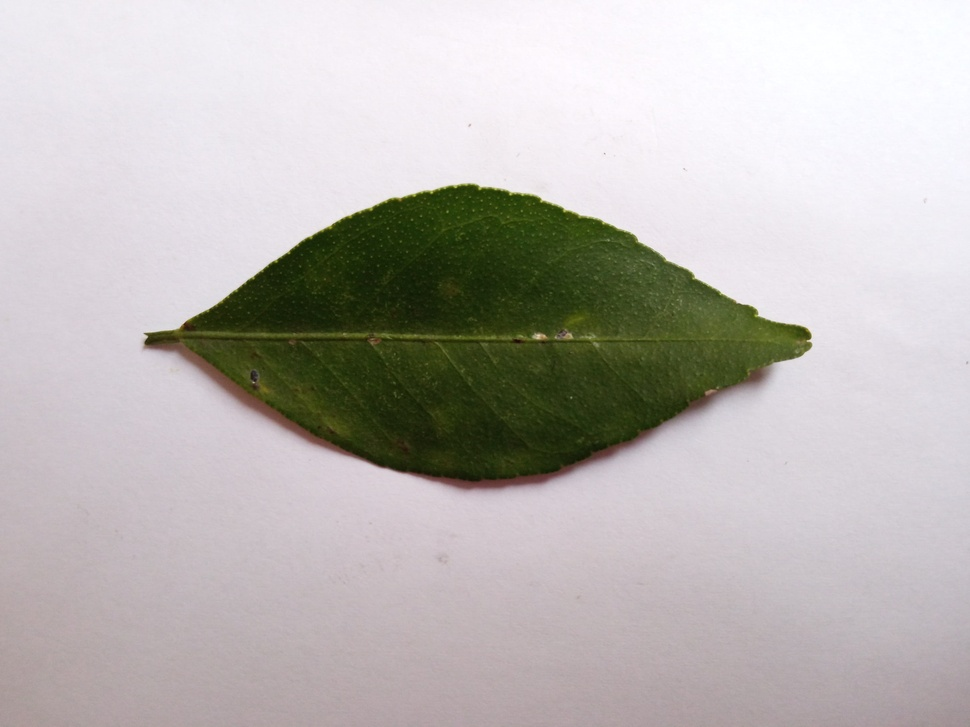
%> input picture TUBES PCD/jeruk5.jpg, 970 x 727 px, shrunk from 4160 x 3120 before the run
$ octave traindata.m   (GNU Octave 9; MATLAB toolbox functions it lacks are replaced by stand-ins)
%> lines starting %> are read from the running program, lines starting %| are printed output that depends on the picture
a1 = imread('jeruk5.jpg');
%> a1 is the input picture: size 727x970x3 uint8; mean R, G, B 188, 183.9, 181.2
a2 = imread('jeruk2.jpg');
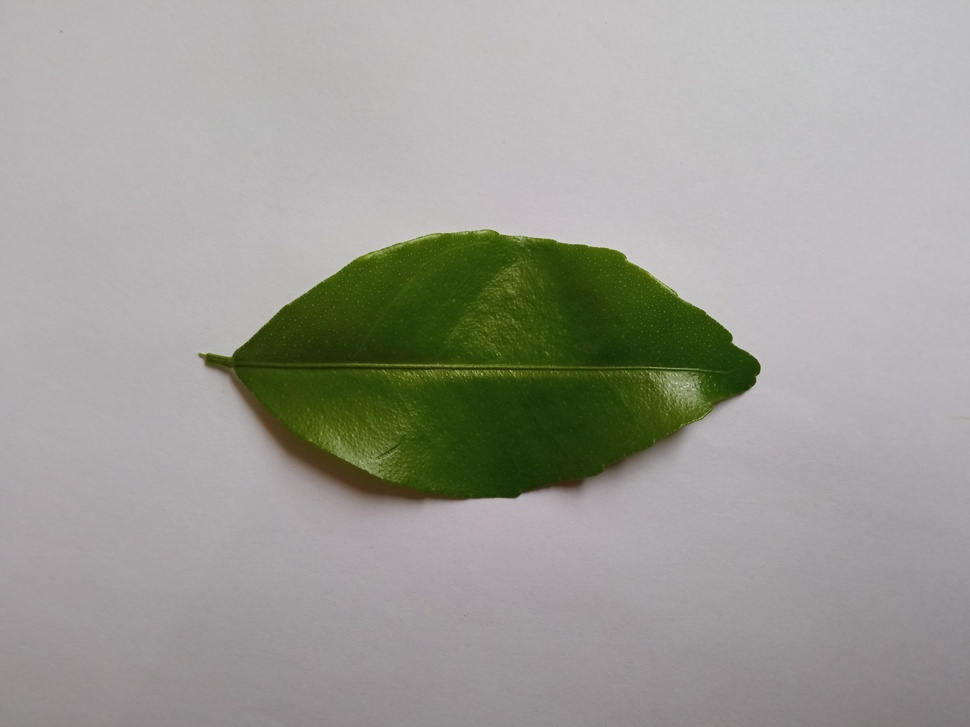
%> input picture TUBES PCD/jeruk2.jpg, 970 x 727 px, shrunk from 4160 x 3120 before the run
%> a2 is the input picture: size 727x970x3 uint8; mean R, G, B 157.9, 157.6, 150.8
b1 = imread('kelengkeng1.jpg');
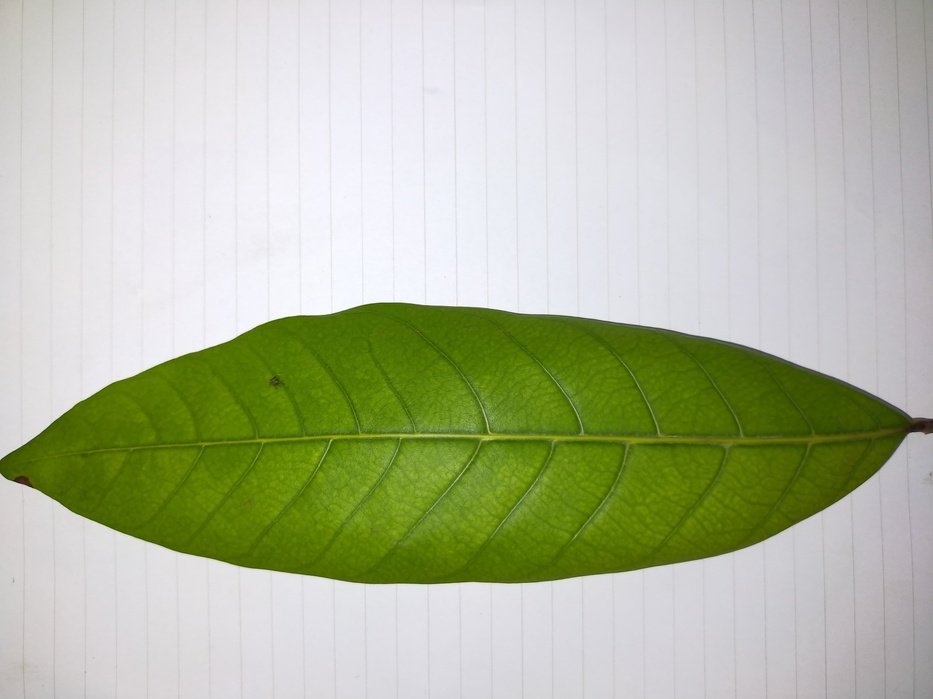
%> input picture TUBES PCD/kelengkeng1.jpg, 933 x 699 px, shrunk from 4000 x 3000 before the run
%> b1 is the input picture: size 699x933x3 uint8; mean R, G, B 179.8, 187.2, 160.3
b2 = imread('kelengkeng2.jpg');
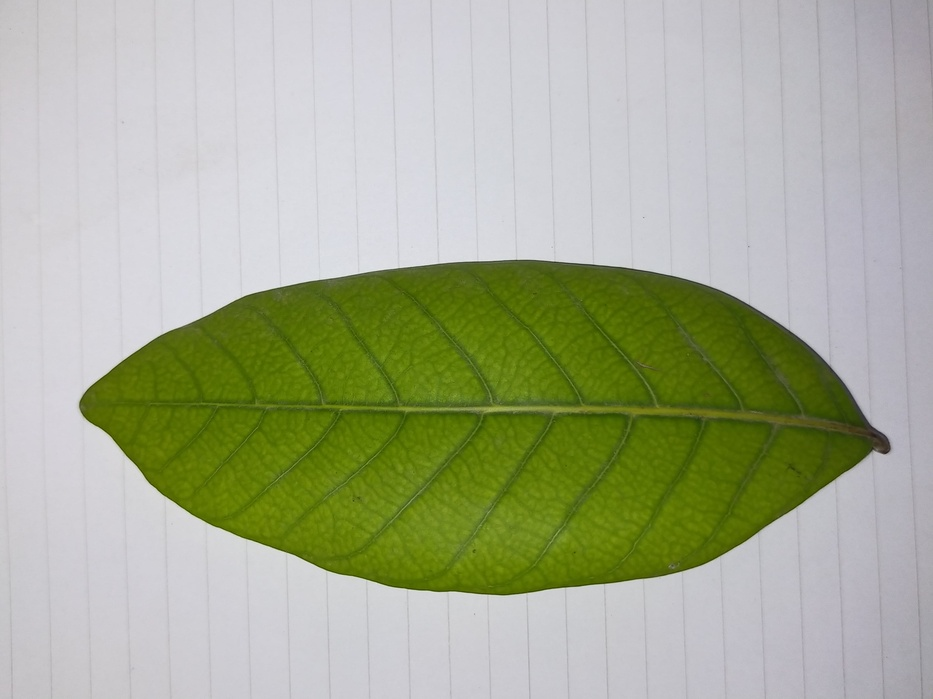
%> input picture TUBES PCD/kelengkeng2.jpg, 933 x 699 px, shrunk from 4000 x 3000 before the run
%> b2 is the input picture: size 699x933x3 uint8; mean R, G, B 167.3, 173.8, 147.9
c1 = imread('mawar1.jpg');
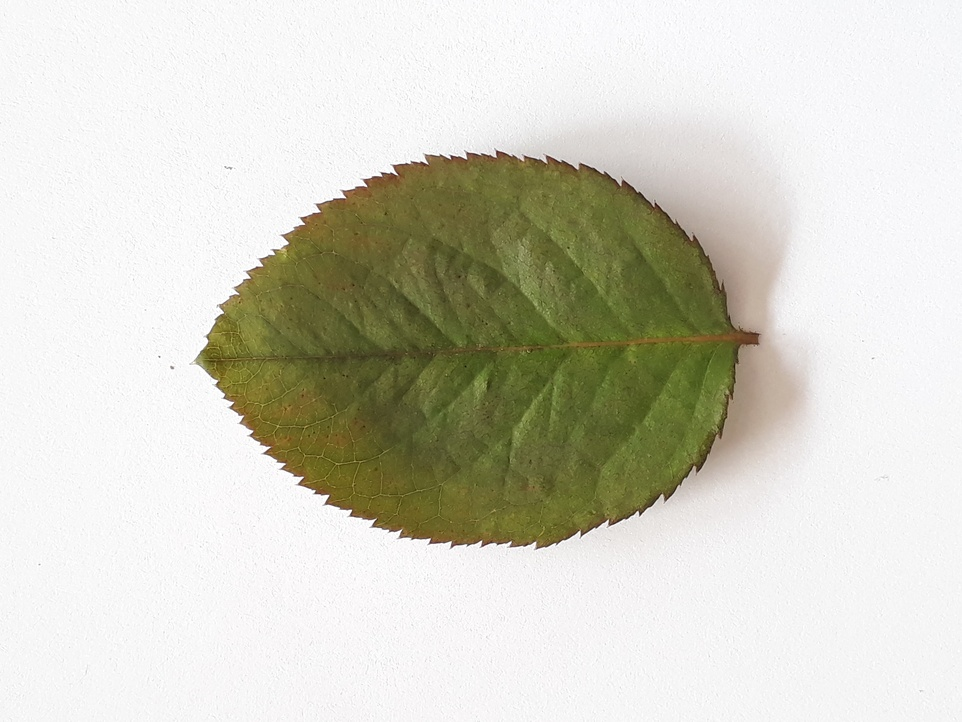
%> input picture TUBES PCD/mawar1.jpg, 962 x 722 px, shrunk from 4128 x 3096 before the run
%> c1 is the input picture: size 722x962x3 uint8; mean R, G, B 211.1, 210.3, 197.7
c2 = imread('mawar2.jpg');
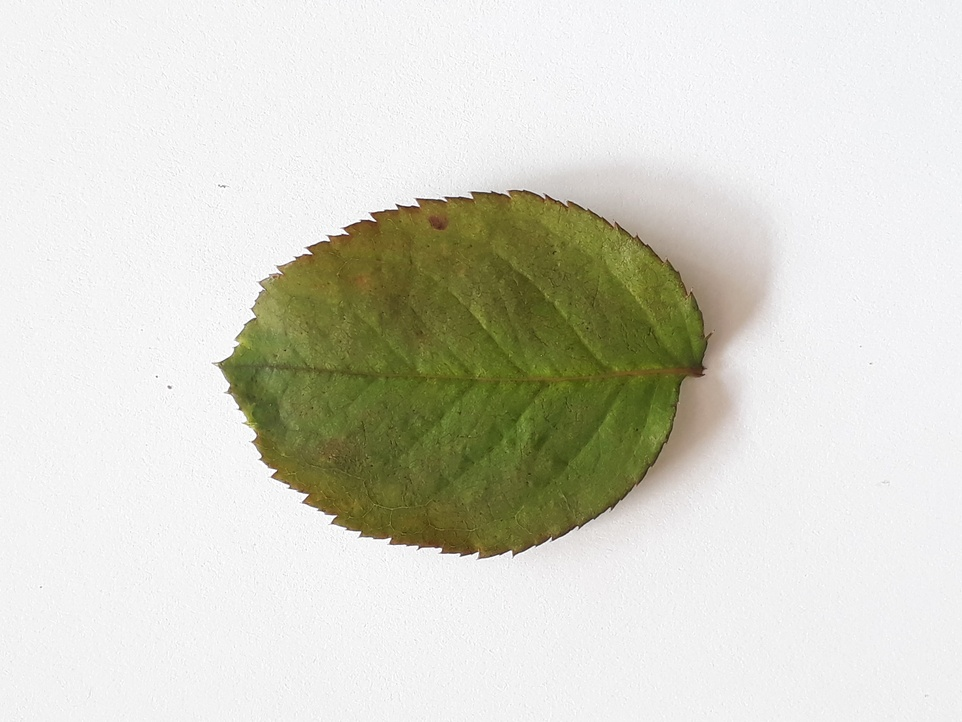
%> input picture TUBES PCD/mawar2.jpg, 962 x 722 px, shrunk from 4128 x 3096 before the run
%> c2 is the input picture: size 722x962x3 uint8; mean R, G, B 213.7, 213.8, 202.2
%> (the run ends here)
